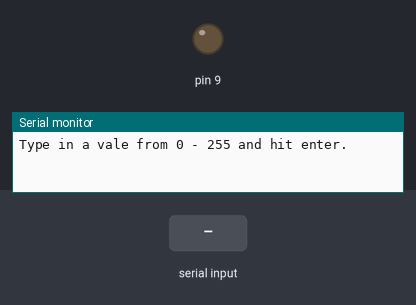
A sketch run on a simulated Arduino Uno, built with avr-gcc and run on an emulated ATmega328P. On the bench: output pins drawn as LEDs (lit = HIGH), the last lines printed to the serial monitor. The inputs (shaded band) are chosen by the test bench.

Above: at 1.2 s.
1.3 s: "90,45\n" received over Serial
At 2.1 s:
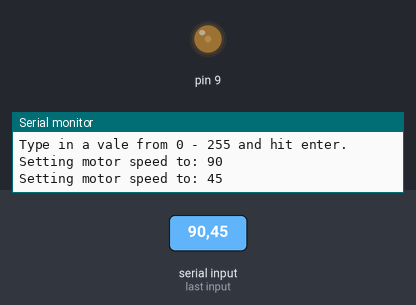
3.8 s: "30,150\n" received over Serial
At 4.3 s:
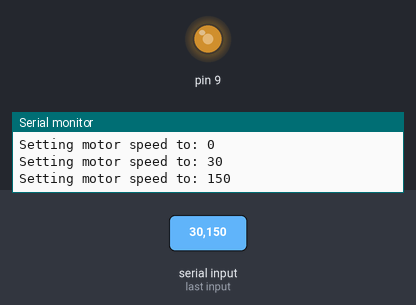
6.3 s: "200\n" received over Serial
At 7.1 s:
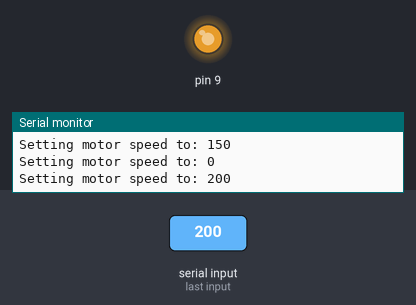
Timing chart, 0 to 9.3 s (numbered marks = the images above; inputs shaded):
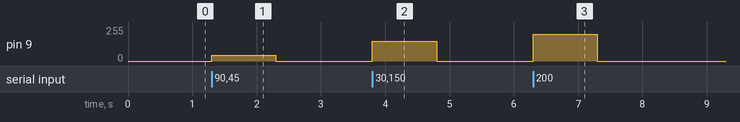

The sketch:

TimeMachine_Motor.ino
```cpp
//Serial control of motor speed
//Upload this sketch and then open up the Serial Monitor. Type in a value (0 - 255) and hit enter.

int motorSpeed;

void setup()
{
  Serial.begin(74880);  //initiate Serial communication
  Serial.println("Type in a vale from 0 - 255 and hit enter.");
  pinMode(9, OUTPUT);
}

void loop()
{
  if (Serial.available() > 0)
  {
    motorSpeed = Serial.parseInt();

/*
    if (motorSpeed == 0) {
      return;
    }
*/

    Serial.print("Setting motor speed to: ");
    Serial.println(motorSpeed);
    analogWrite(9, motorSpeed);
  }
}
```

Measured:
- after the input at 1.3 s, pin 9: 0/255 → 45/255 at once, → 0/255 1.0 s later
- after the input at 3.8 s, pin 9: 0/255 → 150/255 at once, → 0/255 1.0 s later
- after the input at 6.3 s, pin 9: 0/255 → 200/255 at once, → 0/255 1.0 s later
